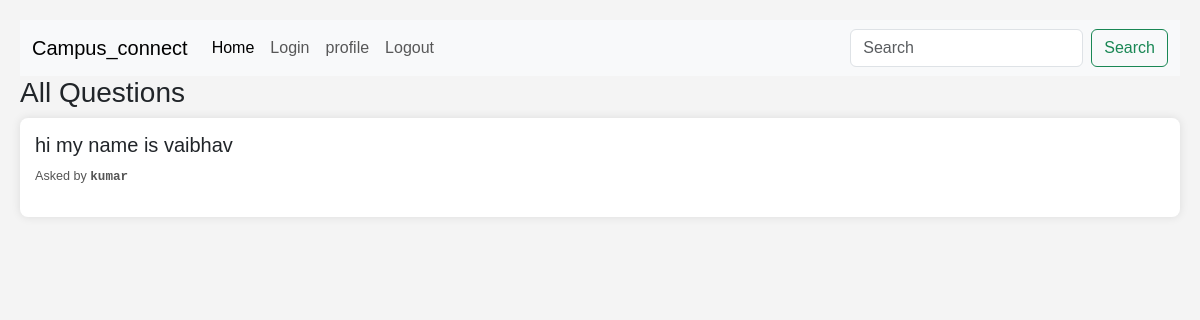
Before: /home/ with the older database file.
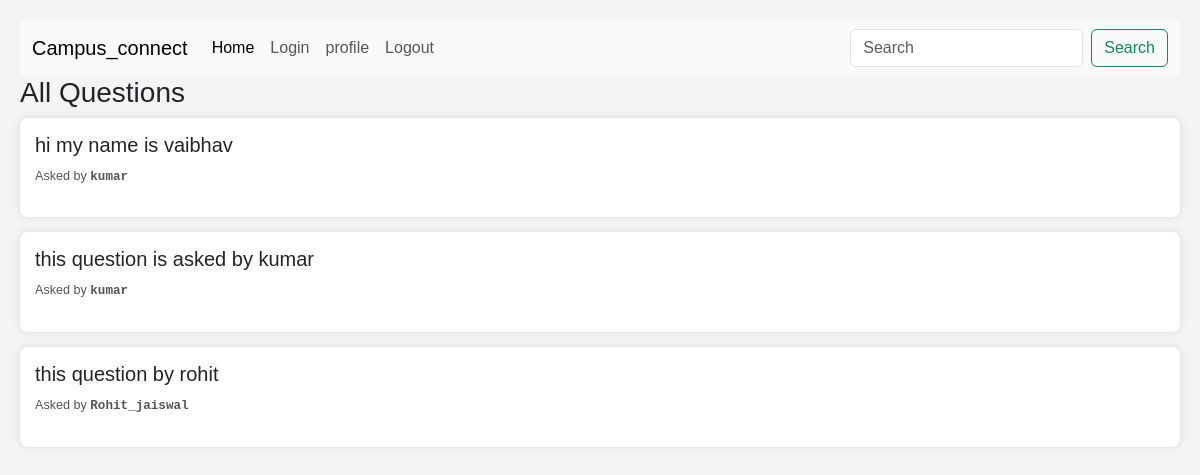
After: the same page with the newer database file.
### student/models.py (models this page shows, shortened)
class questions(models.Model):
    user = models.ForeignKey(User,on_delete=models.CASCADE)
    question_text = models.TextField(max_length=240)
    created_on = models.DateField(auto_now_add=True)

### student/views.py (the view)
# urls.py: 2. Add a URL to urlpatterns:  path('', views.home, name='home')
def home(request):
    all_questions = questions.objects.all()
    return render(request,'home.html',{'all_questions': all_questions})

### student/templates/home.html (shortened to what this page needs)
{% extends "base.html" %}
{% block content%}
<!DOCTYPE html>
<html lang="en">
<head>
</head>
<body>
<h3>All Questions</h3>
{% for question in all_questions %}
    <div class="question-container">
        <h5>{{ question.question_text }}</h5>
        <p class="question-info">
            <small>
            Asked by <span class="username"> {{ question.user.username }} </span>
        </small>
        </p>
    </div>
{% endfor %}
</body>
</html>
{%endblock%}

Changed rows visible on the page:
added questions: question_text "this question is asked by kumar", user.username "kumar"
added questions: question_text "this question by rohit", user.username "Rohit_jaiswal"
